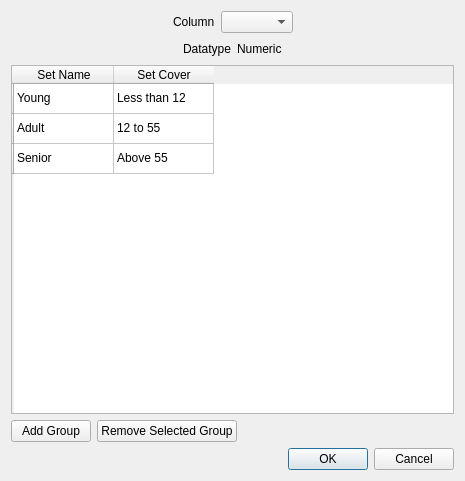
<?xml version="1.0" encoding="UTF-8"?>
<ui version="4.0">
 <class>Dialog</class>
 <widget class="QDialog" name="Dialog">
  <property name="geometry">
   <rect>
    <x>0</x>
    <y>0</y>
    <width>465</width>
    <height>481</height>
   </rect>
  </property>
  <property name="windowTitle">
   <string>Dialog</string>
  </property>
  <layout class="QVBoxLayout" name="verticalLayout">
   <item>
    <layout class="QHBoxLayout" name="horizontalLayout">
     <item>
      <spacer name="horizontalSpacer_5">
       <property name="orientation">
        <enum>Qt::Horizontal</enum>
       </property>
       <property name="sizeHint" stdset="0">
        <size>
         <width>40</width>
         <height>20</height>
        </size>
       </property>
      </spacer>
     </item>
     <item>
      <widget class="QLabel" name="columnLabel">
       <property name="text">
        <string>Column</string>
       </property>
      </widget>
     </item>
     <item>
      <widget class="QComboBox" name="columnCombo"/>
     </item>
     <item>
      <spacer name="horizontalSpacer">
       <property name="orientation">
        <enum>Qt::Horizontal</enum>
       </property>
       <property name="sizeHint" stdset="0">
        <size>
         <width>40</width>
         <height>20</height>
        </size>
       </property>
      </spacer>
     </item>
    </layout>
   </item>
   <item>
    <layout class="QHBoxLayout" name="horizontalLayout_3">
     <item>
      <spacer name="horizontalSpacer_6">
       <property name="orientation">
        <enum>Qt::Horizontal</enum>
       </property>
       <property name="sizeHint" stdset="0">
        <size>
         <width>40</width>
         <height>20</height>
        </size>
       </property>
      </spacer>
     </item>
     <item>
      <widget class="QLabel" name="DatatypeLabel">
       <property name="text">
        <string>Datatype</string>
       </property>
      </widget>
     </item>
     <item>
      <widget class="QLabel" name="DatatypeDisplay">
       <property name="text">
        <string>Numeric</string>
       </property>
      </widget>
     </item>
     <item>
      <spacer name="horizontalSpacer_4">
       <property name="orientation">
        <enum>Qt::Horizontal</enum>
       </property>
       <property name="sizeHint" stdset="0">
        <size>
         <width>40</width>
         <height>20</height>
        </size>
       </property>
      </spacer>
     </item>
    </layout>
   </item>
   <item>
    <widget class="QTableWidget" name="GroupingsTable">
     <row>
      <property name="text">
       <string/>
      </property>
     </row>
     <row>
      <property name="text">
       <string/>
      </property>
     </row>
     <row>
      <property name="text">
       <string/>
      </property>
     </row>
     <column>
      <property name="text">
       <string>Set Name</string>
      </property>
     </column>
     <column>
      <property name="text">
       <string>Set Cover</string>
      </property>
     </column>
     <item row="0" column="0">
      <property name="text">
       <string>Young</string>
      </property>
     </item>
     <item row="0" column="1">
      <property name="text">
       <string>Less than 12</string>
      </property>
     </item>
     <item row="1" column="0">
      <property name="text">
       <string>Adult</string>
      </property>
     </item>
     <item row="1" column="1">
      <property name="text">
       <string>12 to 55</string>
      </property>
     </item>
     <item row="2" column="0">
      <property name="text">
       <string>Senior</string>
      </property>
     </item>
     <item row="2" column="1">
      <property name="text">
       <string>Above 55</string>
      </property>
     </item>
    </widget>
   </item>
   <item>
    <layout class="QHBoxLayout" name="horizontalLayout_4">
     <item>
      <widget class="QPushButton" name="addGroupButton">
       <property name="text">
        <string>Add Group</string>
       </property>
      </widget>
     </item>
     <item>
      <widget class="QPushButton" name="removeGroupButton">
       <property name="text">
        <string>Remove Selected Group</string>
       </property>
      </widget>
     </item>
     <item>
      <spacer name="horizontalSpacer_3">
       <property name="orientation">
        <enum>Qt::Horizontal</enum>
       </property>
       <property name="sizeHint" stdset="0">
        <size>
         <width>40</width>
         <height>20</height>
        </size>
       </property>
      </spacer>
     </item>
    </layout>
   </item>
   <item>
    <widget class="QDialogButtonBox" name="buttonBox">
     <property name="orientation">
      <enum>Qt::Horizontal</enum>
     </property>
     <property name="standardButtons">
      <set>QDialogButtonBox::Cancel|QDialogButtonBox::Ok</set>
     </property>
    </widget>
   </item>
  </layout>
 </widget>
 <resources/>
 <connections>
  <connection>
   <sender>buttonBox</sender>
   <signal>accepted()</signal>
   <receiver>Dialog</receiver>
   <slot>accept()</slot>
   <hints>
    <hint type="sourcelabel">
     <x>248</x>
     <y>254</y>
    </hint>
    <hint type="destinationlabel">
     <x>157</x>
     <y>274</y>
    </hint>
   </hints>
  </connection>
  <connection>
   <sender>buttonBox</sender>
   <signal>rejected()</signal>
   <receiver>Dialog</receiver>
   <slot>reject()</slot>
   <hints>
    <hint type="sourcelabel">
     <x>316</x>
     <y>260</y>
    </hint>
    <hint type="destinationlabel">
     <x>286</x>
     <y>274</y>
    </hint>
   </hints>
  </connection>
 </connections>
</ui>
